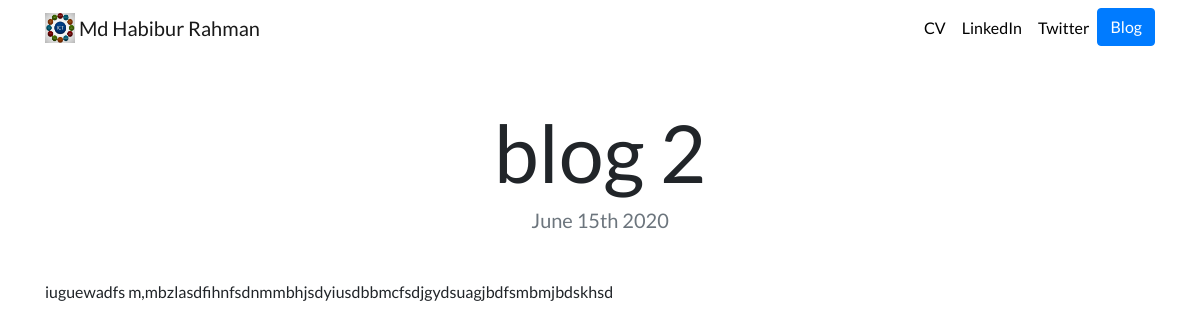
The app's page /blog/2/ with its own data.
### blog/models.py (models this page shows, shortened)
class Blog(models.Model):
    title = models.CharField(max_length=200)
    description = models.TextField()
    date = models.DateField()

### blog/views.py (the view)
# urls.py: path('<int:blog_id>/', views.detail, name='detail'),
def detail(request, blog_id):
    blog = get_object_or_404(Blog, pk=blog_id)
    return render(request, 'blog/detail.html',{'blog':blog})

### blog/templates/blog/detail.html
{% extends "portfolio/base.html" %}
{% load static %}
{% block content %}
<h1 class="text-center mt-5" id="blogdetailtitle">{{ blog.title }}</h1>
<h5 class="text-center text-muted mb-5">{{ blog.date|date:'F jS Y' }}</h5>
{{ blog.description|safe }}
{% endblock %}

### portfolio/static/portfolio/custom.css (style rules this page uses)
body { font-family: 'Lato', sans-serif; }
@media (min-width: 992px) { #blogdetailtitle { font-size: 5rem; } }

### records on screen
Blog: title "blog 2", date "June 15th 2020", description "iuguewadfs m,mbzlasdfihnfsdnmmbhjsdyiusdbbmcfsdjgydsuagjbdfsmbmjbdskhsd"
